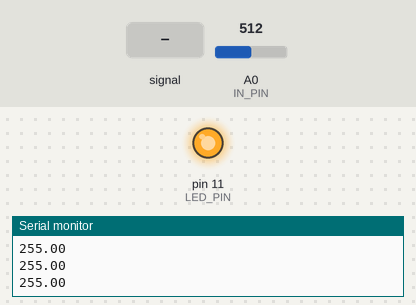
This sketch was run on a simulated Arduino Uno, built with avr-gcc and run on an emulated ATmega328P. Shown: output pins drawn as LEDs (lit = HIGH), the last lines printed to the serial monitor. The inputs (shaded band) are chosen by the test bench; at power-on: A0 (IN_PIN) = 512.

Above: at 1.2 s.
1.3 s: A0 (IN_PIN) set to 109
2.8 s: A0 (IN_PIN) set to 92
At 3.6 s:
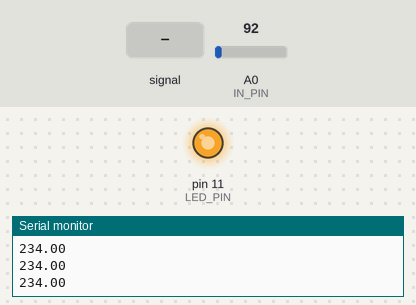
4.3 s: A0 (IN_PIN) fed a 200 Hz sine of ±81 counts around its level
7.3 s: A0 (IN_PIN) set to 0
At 8.3 s:
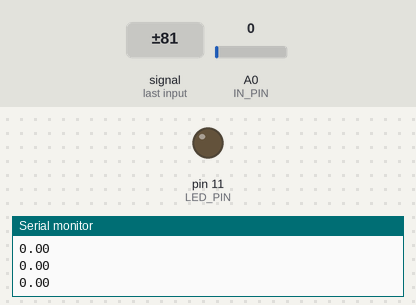
8.8 s: A0 (IN_PIN) set to 511
At 10.1 s:
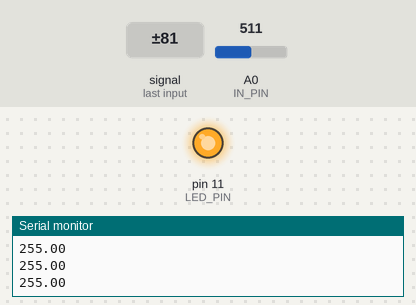
Timing chart, 0 to 11.3 s (numbered marks = the images above; inputs shaded):
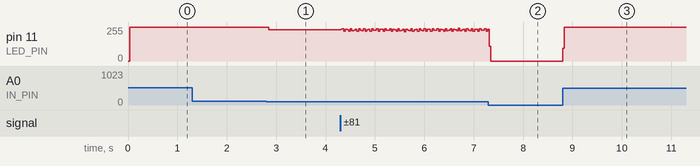

The sketch:

EMFLED.ino
```cpp
#define sample 300
int IN_PIN = A0;
float emf;
int LED_PIN = 11;
int sampleArray[sample];

unsigned long averaging;

void setup() {
  Serial.begin(9600);
}

void loop() {

  for(int i = 0; i < sample; i++){
     sampleArray[i] = analogRead(IN_PIN);
     averaging += sampleArray[i];
  }

  emf = averaging / sample;

  emf = constrain(emf, 0, 100);
  emf = map(emf, 0, 100, 0, 255);
  analogWrite(LED_PIN, emf);
  Serial.println(emf);
  averaging = 0;
}
```

Measured:
- after the input at 2.8 s, pin 11 (LED_PIN): 255/255 → 234/255 after 0.05 s
- after the input at 8.8 s, pin 11 (LED_PIN): 0/255 → 255/255 at once
